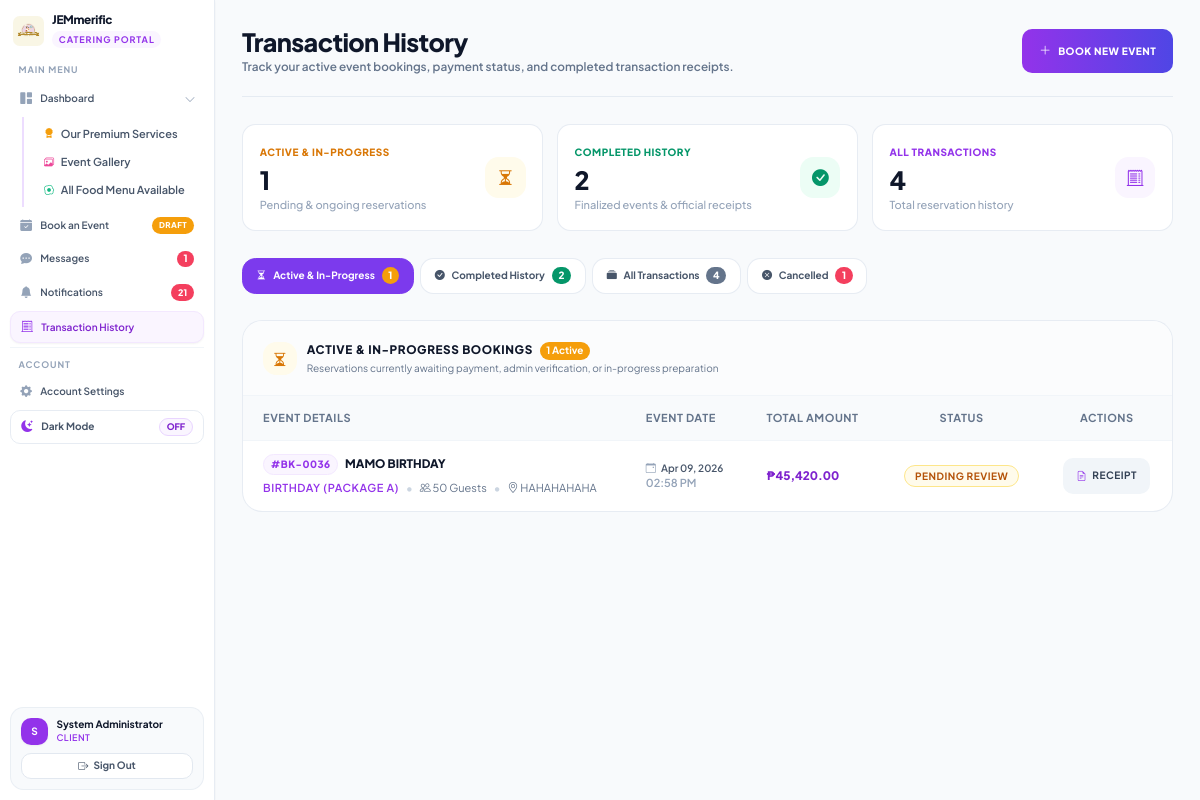
Screenshot of /transactions.php (signed in) with the database file from the repository.
### tables this page shows
CREATE TABLE `bookings` (
  `booking_id` int(11) NOT NULL,
  `user_id` int(11) DEFAULT NULL,
  `event_name` varchar(150) NOT NULL,
  `event_type` varchar(50) DEFAULT NULL,
  `event_date` date NOT NULL,
  `event_time` time NOT NULL,
  `event_end_time` time DEFAULT NULL,
  `venue_location` varchar(255) DEFAULT NULL,
  `venue_address` text NOT NULL,
  `pax_count` int(11) NOT NULL,
  `table_count` int(11) NOT NULL,
  `special_requests` text DEFAULT NULL,
  `venue_image` varchar(255) DEFAULT NULL,
  `ai_venue_analysis` text DEFAULT NULL,
  `ai_conceptual_image` varchar(255) DEFAULT NULL,
  `layout_approval_status` varchar(40) NOT NULL DEFAULT 'none',
  `layout_generated_by` varchar(100) DEFAULT NULL,
  `layout_generated_at` datetime DEFAULT NULL,
  `layout_approved_by` varchar(100) DEFAULT NULL,
  `layout_approved_at` datetime DEFAULT NULL,
  `layout_admin_notes` text DEFAULT NULL,
  `status` enum('pending','on_progress','confirmed','completed','cancelled') DEFAULT 'pending',
  `total_price` decimal(10,2) DEFAULT NULL,
  `payment_method` varchar(50) DEFAULT 'Cash',
  `created_at` timestamp NOT NULL DEFAULT current_timestamp(),
  `payment_status` enum('unpaid','partially_paid','fully_paid','refunded') DEFAULT 'unpaid',
  `reference_no` varchar(50) DEFAULT NULL,
  `total_amount` decimal(10,2) DEFAULT 0.00,
  `booking_status` enum('draft','confirmed','completed','cancelled') DEFAULT 'draft',
  `payment_proof` varchar(255) DEFAULT NULL,
  `admin_note` text DEFAULT NULL,
  `cancel_reason` text DEFAULT NULL,
  `refund_amount` decimal(10,2) DEFAULT 0.00,
  `admin_archived_chat` tinyint(1) DEFAULT 0
);

### transactions.php (the view, shortened to what the rows shown need)
<?php
require_once 'db_config.php';
$user_id = $_SESSION['user_id'];
$history_query = "SELECT b.*,
                  (SELECT COUNT(*) FROM payments p WHERE p.booking_id = b.booking_id) as proof_submitted
                  FROM bookings b
                  WHERE b.user_id = ?
                  ORDER BY b.created_at DESC";
$stmt3 = $conn->prepare($history_query);
$stmt3->bind_param("i", $user_id);
$stmt3->execute();
$history_res = $stmt3->get_result();
$active_bookings = [];
$completed_bookings = [];
$cancelled_bookings = [];
while ($row = $history_res->fetch_assoc()) {
    $st = strtolower($row['status'] ?? '');
    if ($st === 'completed') {
        $completed_bookings[] = $row;
    } elseif ($st === 'cancelled') {
        $cancelled_bookings[] = $row;
    } else {
        $active_bookings[] = $row;
    }
}
$active_tab = $_GET['tab'] ?? (!empty($active_bookings) ? 'active' : (!empty($completed_bookings) ? 'completed' : 'all'));
?>
<!DOCTYPE html>
<html lang="en">
<head>
    <script src="https://cdn.tailwindcss.com"></script>
    <link rel="stylesheet" href="https://cdn.jsdelivr.net/npm/bootstrap-icons@1.11.1/font/bootstrap-icons.css">
</head>
<body class="flex min-h-screen text-slate-800">
    <?php require_once 'includes/customer_sidebar.php'; ?>
    <main class="flex-1 lg:ml-64 p-4 sm:p-6 md:p-8 transition-all">
        <header class="flex flex-col sm:flex-row sm:items-center justify-between gap-4 mb-8 pb-6 border-b border-slate-200/80 dark:border-slate-800">
            <div class="flex items-center gap-3.5">
                <div>
                    <h2 class="text-2xl sm:text-3xl font-extrabold text-slate-900 dark:text-white tracking-tight">Transaction History</h2>
                </div>
            </div>
        </header>
        <?php
        function renderBookingTableRows($bookingsList, $show_empty_msg = 'No transactions found in this section.') {
            foreach ($bookingsList as $row) {
                $status_lc = strtolower($row['status'] ?? 'pending');
                $ps_lc = strtolower($row['payment_status'] ?? 'unpaid');
                $has_proof = ($row['proof_submitted'] ?? 0) > 0;
                $badge_text = 'Processing';
                $badge_class = 'bg-amber-50 text-amber-700 border border-amber-200 dark:bg-amber-950/60 dark:text-amber-300 dark:border-amber-800';
                if ($status_lc === 'cancelled') {
                    $badge_text = 'Cancelled';
                    $badge_class = 'bg-rose-50 text-rose-600 border border-rose-200 dark:bg-rose-950/60 dark:text-rose-300 dark:border-rose-800';
                } elseif ($status_lc === 'completed' || $ps_lc === 'fully_paid') {
                    $badge_text = 'Completed';
                    $badge_class = 'bg-emerald-50 text-emerald-700 border border-emerald-200 dark:bg-emerald-950/60 dark:text-emerald-300 dark:border-emerald-800';
                } elseif ($status_lc === 'on_progress') {
                    $badge_text = 'In Progress';
                    $badge_class = 'bg-blue-50 text-blue-700 border border-blue-200 dark:bg-blue-950/60 dark:text-blue-300 dark:border-blue-800';
                } elseif ($status_lc === 'confirmed' || $ps_lc === 'partially_paid') {
                    $badge_text = 'Confirmed';
                    $badge_class = 'bg-emerald-50 text-emerald-700 border border-emerald-200 dark:bg-emerald-950/60 dark:text-emerald-300 dark:border-emerald-800';
                } elseif ($status_lc === 'pending' && $has_proof) {
                    $badge_text = 'Pending Review';
                    $badge_class = 'bg-amber-50 text-amber-700 border border-amber-200 dark:bg-amber-950/60 dark:text-amber-300 dark:border-amber-800';
                } elseif ($status_lc === 'pending') {
                    $badge_text = 'Draft / Unpaid';
                    $badge_class = 'bg-slate-100 text-slate-600 border border-slate-200 dark:bg-slate-800 dark:text-slate-300 dark:border-slate-700';
                }
                ?>
                <tr class="hover:bg-slate-50/70 dark:hover:bg-slate-800/40 transition-colors">
                    <td class="px-6 py-4">
                        <div class="flex items-center gap-2">
                            <span class="text-[10px] font-black text-purple-600 dark:text-purple-400 uppercase tracking-wider bg-purple-50 dark:bg-purple-950/80 px-2 py-0.5 rounded-full border border-purple-100 dark:border-purple-800">
                                #BK-<?= str_pad($row['booking_id'], 4, '0', STR_PAD_LEFT) ?>
                            </span>
                            <p class="text-sm font-extrabold text-slate-900 dark:text-white"><?= htmlspecialchars($row['event_name']) ?></p>
                        </div>
                        <div class="flex items-center gap-2 mt-1">
                            <span class="text-[11px] font-semibold text-purple-600 dark:text-purple-400 uppercase tracking-wider"><?= htmlspecialchars($row['event_type'] ?? 'General') ?></span>
                            <span class="text-slate-300 dark:text-slate-600">•</span>
                            <span class="text-[11px] text-slate-500 dark:text-slate-400"><i class="bi bi-people"></i> <?= $row['pax_count'] ?> Guests</span>
                            <span class="text-slate-300 dark:text-slate-600">•</span>
                            <span class="text-[11px] text-slate-500 dark:text-slate-400 truncate max-w-[180px]" title="<?= htmlspecialchars($row['venue_location'] ?? '') ?>">
                                <i class="bi bi-geo-alt"></i> <?= htmlspecialchars($row['venue_location'] ?? 'Venue TBD') ?>
                            </span>
                        </div>
                    </td>
                    <td class="px-6 py-4 text-xs font-semibold text-slate-600 dark:text-slate-300">
                        <div class="flex items-center gap-1.5">
                            <i class="bi bi-calendar-event text-slate-400 dark:text-slate-500"></i>
                            <?= date('M d, Y', strtotime($row['event_date'])) ?>
                        </div>
                        <span class="text-[11px] text-slate-400 dark:text-slate-500"><?= date('h:i A', strtotime($row['event_time'])) ?></span>
                    </td>
                    <td class="px-6 py-4 text-sm font-black text-purple-700 dark:text-purple-300">
                        ₱<?= number_format($row['total_amount'], 2) ?>
                    </td>
                    <td class="px-6 py-4 text-center">
                        <span class="<?= $badge_class ?> px-3 py-1 rounded-full text-xs font-bold uppercase tracking-wider inline-flex items-center gap-1 shadow-none">
                            <?= $badge_text ?>
                        </span>
                    </td>
                    <td class="px-6 py-4 text-center">
                        <div class="flex items-center justify-center gap-2">
                            <?php if ($status_lc === 'pending' && !$has_proof): ?>
                                <?php if ($row['total_amount'] > 0): ?>
                                    <a href="payment.php?booking_id=<?= $row['booking_id'] ?>" class="px-3.5 py-2 bg-gradient-to-r from-purple-600 to-indigo-600 hover:from-purple-700 hover:to-indigo-700 text-white rounded-xl text-xs font-bold uppercase tracking-wider transition-colors shadow-none flex items-center gap-1 min-h-[36px]">
                                        <i class="bi bi-credit-card-fill"></i> Pay Now
                                    </a>
                                <?php else: ?>
                                    <a href="menu.php?booking_id=<?= $row['booking_id'] ?>" class="px-3.5 py-2 bg-blue-600 hover:bg-blue-700 text-white rounded-xl text-xs font-bold uppercase tracking-wider transition-colors shadow-none flex items-center gap-1 min-h-[36px]">
                                        <i class="bi bi-egg-fried"></i> Pick Menu
                                    </a>
                                <?php endif; ?>
                                <a href="dashboard.php?edit_id=<?= $row['booking_id'] ?>" class="p-2 text-slate-400 hover:text-slate-700 dark:hover:text-slate-200 hover:bg-slate-100 dark:hover:bg-slate-800 rounded-xl transition-colors" title="Edit Event">
                                    <i class="bi bi-pencil-fill text-sm"></i>
                                </a>
                                <button onclick="deleteBooking(<?= $row['booking_id'] ?>)" class="p-2 text-rose-400 hover:text-rose-600 hover:bg-rose-50 dark:hover:bg-rose-950/40 rounded-xl transition-colors" title="Delete Draft">
                                    <i class="bi bi-trash-fill text-sm"></i>
                                </button>
                            <?php elseif ($status_lc === 'completed' || $ps_lc === 'fully_paid' || $has_proof): ?>
                                <a href="receipt.php?booking_id=<?= $row['booking_id'] ?>" target="_blank" class="px-4 py-2 bg-slate-100 dark:bg-slate-800 text-slate-700 dark:text-slate-200 hover:bg-slate-200 dark:hover:bg-slate-700 rounded-xl text-xs font-bold uppercase tracking-wider transition-colors inline-flex items-center gap-1.5 min-h-[36px] shadow-none">
                                    <i class="bi bi-file-earmark-text text-purple-600 dark:text-purple-400"></i> Receipt
                                </a>
                            <?php endif; ?>
                        </div>
                    </td>
                </tr>
                <?php
            }
        }
        ?>
        <div id="sectionActive" class="transaction-section <?= $active_tab === 'active' ? '' : 'hidden' ?> space-y-4">
            <div class="w-full bg-white dark:bg-[#131b2e] rounded-3xl border border-slate-200/80 dark:border-slate-800 shadow-xs overflow-hidden">
                <div class="overflow-x-auto">
                    <table class="w-full text-left border-collapse">
                        <thead>
                            <tr class="bg-slate-50 dark:bg-slate-800/50 border-b border-slate-100 dark:border-slate-800 text-[11px] font-extrabold text-slate-500 dark:text-slate-400 uppercase tracking-wider">
                                <th class="px-6 py-4">Event Details</th>
                                <th class="px-6 py-4">Event Date</th>
                                <th class="px-6 py-4">Total Amount</th>
                                <th class="px-6 py-4 text-center">Status</th>
                                <th class="px-6 py-4 text-center">Actions</th>
                            </tr>
                        </thead>
                        <tbody class="divide-y divide-slate-100 dark:divide-slate-800">
                            <?php renderBookingTableRows($active_bookings, 'No active booking requests in progress. All reservations are completed!'); ?>
                        </tbody>
                    </table>
                </div>
            </div>
        </div>
    </main>
</body>
</html>

### rows the page displays
bookings: booking_id "0036", event_name "MAMO BIRTHDAY", event_type "BIRTHDAY (PACKAGE A)", pax_count "50", venue_location "HAHAHAHAHA", event_date "Apr 09, 2026", event_time "02:58 PM", total_amount "45,420.00", badge_text "PENDING REVIEW"

### other values shown
$sb_chat_unread_count "1"
$sb_unread_count "21"
substr($user_name, 0, 1) "S"
$user_name "System Administrator"
count($active_bookings) "1"
count($completed_bookings) "2"
count($all_bookings) "4"
count($cancelled_bookings) "1"
